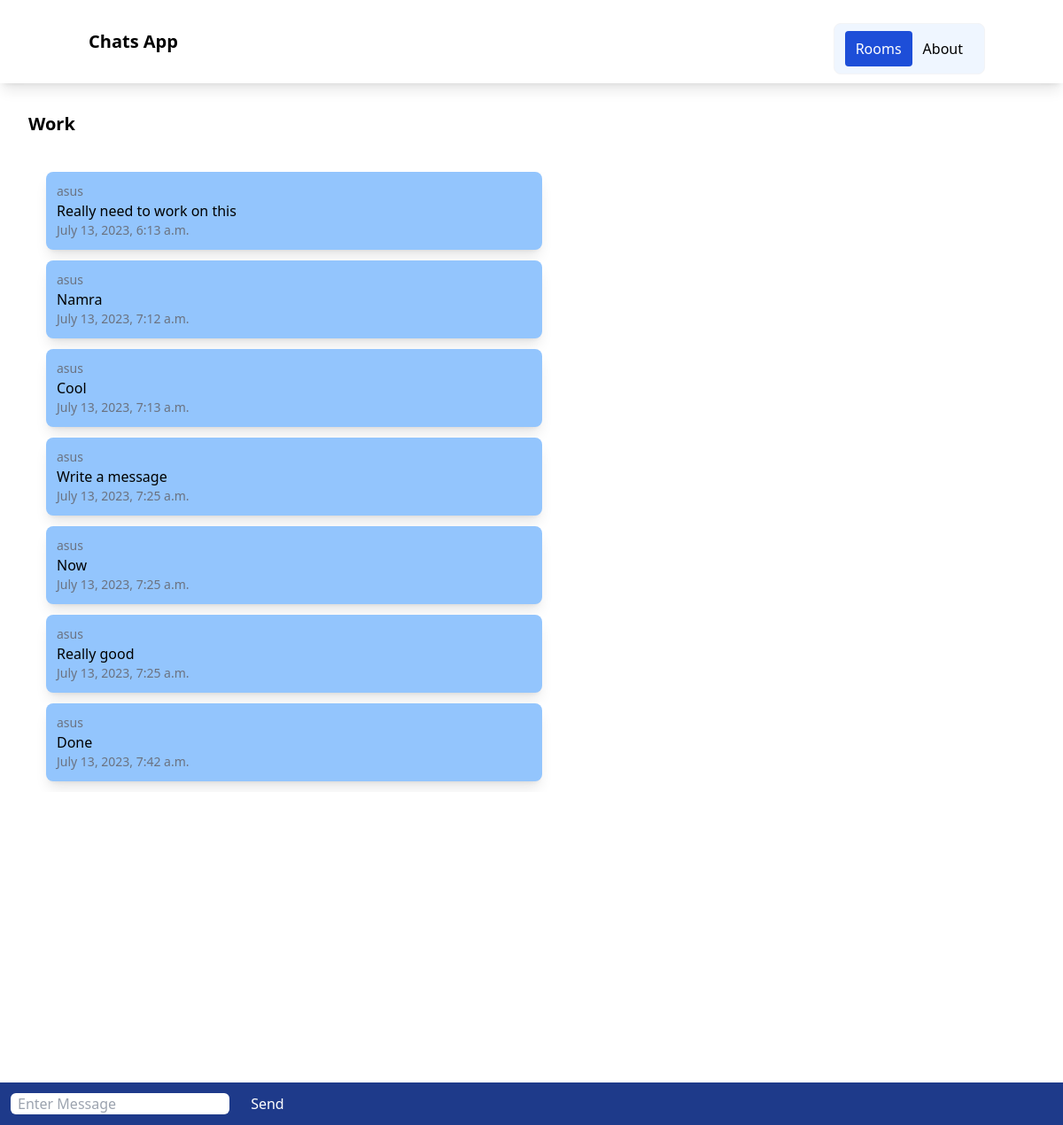
Page /work/ on the committed database.
### chatapp/models.py (models this page shows, shortened)
class ChatRoom(models.Model):
    name = models.CharField(max_length=100)
    slug = models.SlugField(unique=True)

class ChatMessage(models.Model):
    user = models.ForeignKey(User, on_delete=models.CASCADE)
    room = models.ForeignKey(ChatRoom, on_delete=models.CASCADE)
    message_content = models.TextField()
    date = models.DateTimeField(auto_now=True)
    class Meta:
        ordering = ('date',)

### chatapp/views.py (the view)
# urls.py: path('<slug:slug>/',views.chatroom,name='chatroom'),
def chatroom(request, slug):
    chatroom = ChatRoom.objects.get(slug=slug)
    messages = ChatMessage.objects.filter(room=chatroom)[0:30]
    return render(request, 'chatapp/room.html', {'chatroom': chatroom,'messages':messages})

### chatapp/templates/chatapp/room.html (shortened to what this page needs)
{% extends 'chatapp/base.html' %}
{% block body %}
<div class="m-8 text-xl font-bold">
    {{chatroom.name}}
</div>
<div class="message-container m-10 overflow-auto h-[700px]" id="message-container">
    <div id="chat-messages">
        {% for message in messages %}
        <div class="message shadow-lg p-3 m-3 rounded-lg w-1/2 bg-blue-300">
            <div class="text-sm text-gray-500">
                {{message.user.username}}
            </div>
            {{message.message_content}}
            <div class="text-sm text-gray-500">
                {{message.date}}
            </div>
        </div>
        {% endfor %}
    </div>
</div>
<div class="form--container fixed inset-x-0 bottom-0 bg-blue-900 p-3">
    <form action="" method="post">
        <input class="rounded-md px-2" id="message-input" type="text" name="message" placeholder="Enter Message">
        <button class="text-white ml-5" id="send-button" type="submit">Send</button>
    </form>
</div>
{% endblock %}

### rows in the picture
ChatRoom: name "Work"
ChatMessage: user.username "asus", message_content "Really need to work on this", date "July 13, 2023, 6:13 a.m."
ChatMessage: user.username "asus", message_content "Namra", date "July 13, 2023, 7:12 a.m."
ChatMessage: user.username "asus", message_content "Cool", date "July 13, 2023, 7:13 a.m."
ChatMessage: user.username "asus", message_content "Write a message", date "July 13, 2023, 7:25 a.m."
ChatMessage: user.username "asus", message_content "Now", date "July 13, 2023, 7:25 a.m."
ChatMessage: user.username "asus", message_content "Really good", date "July 13, 2023, 7:25 a.m."
ChatMessage: user.username "asus", message_content "Done", date "July 13, 2023, 7:42 a.m."
